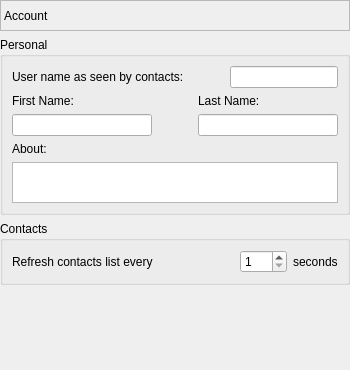
       <widget class="QWidget" name="pageAccount">
        <layout class="QVBoxLayout" name="verticalLayout_11">
         <property name="margin">
          <number>0</number>
         </property>
         <item>
          <widget class="QLabel" name="lblAccountPage">
           <property name="sizePolicy">
            <sizepolicy hsizetype="Preferred" vsizetype="Fixed">
             <horstretch>0</horstretch>
             <verstretch>0</verstretch>
            </sizepolicy>
           </property>
           <property name="minimumSize">
            <size>
             <width>0</width>
             <height>31</height>
            </size>
           </property>
           <property name="frameShape">
            <enum>QFrame::StyledPanel</enum>
           </property>
           <property name="frameShadow">
            <enum>QFrame::Sunken</enum>
           </property>
           <property name="text">
            <string>Account</string>
           </property>
          </widget>
         </item>
         <item>
          <widget class="QGroupBox" name="grpPersonal">
           <property name="title">
            <string>Personal</string>
           </property>
           <layout class="QVBoxLayout" name="verticalLayout_9">
            <item>
             <layout class="QHBoxLayout" name="horizontalLayout_4">
              <item>
               <widget class="QLabel" name="lblUserNameDesc">
                <property name="text">
                 <string>User name as seen by contacts:</string>
                </property>
               </widget>
              </item>
              <item>
               <spacer name="horizontalSpacer_2">
                <property name="orientation">
                 <enum>Qt::Horizontal</enum>
                </property>
                <property name="sizeHint" stdset="0">
                 <size>
                  <width>40</width>
                  <height>20</height>
                 </size>
                </property>
               </spacer>
              </item>
              <item>
               <widget class="QLineEdit" name="txtUserName"/>
              </item>
             </layout>
            </item>
            <item>
             <layout class="QHBoxLayout" name="horizontalLayout_5">
              <item>
               <layout class="QVBoxLayout" name="verticalLayout_6">
                <item>
                 <widget class="QLabel" name="lblFirstNameDesc">
                  <property name="text">
                   <string>First Name:</string>
                  </property>
                 </widget>
                </item>
                <item>
                 <widget class="QLineEdit" name="txtFirstName"/>
                </item>
               </layout>
              </item>
              <item>
               <spacer name="horizontalSpacer_3">
                <property name="orientation">
                 <enum>Qt::Horizontal</enum>
                </property>
                <property name="sizeType">
                 <enum>QSizePolicy::Minimum</enum>
                </property>
                <property name="sizeHint" stdset="0">
                 <size>
                  <width>40</width>
                  <height>20</height>
                 </size>
                </property>
               </spacer>
              </item>
              <item>
               <layout class="QVBoxLayout" name="verticalLayout_7">
                <item>
                 <widget class="QLabel" name="lblLastNameDesc">
                  <property name="text">
                   <string>Last Name:</string>
                  </property>
                 </widget>
                </item>
                <item>
                 <widget class="QLineEdit" name="txtLastName"/>
                </item>
               </layout>
              </item>
             </layout>
            </item>
            <item>
             <layout class="QVBoxLayout" name="verticalLayout_8">
              <item>
               <widget class="QLabel" name="lblAboutDesc">
                <property name="text">
                 <string>About:</string>
                </property>
               </widget>
              </item>
              <item>
               <widget class="QPlainTextEdit" name="txtAbout">
                <property name="sizePolicy">
                 <sizepolicy hsizetype="Expanding" vsizetype="Fixed">
                  <horstretch>0</horstretch>
                  <verstretch>0</verstretch>
                 </sizepolicy>
                </property>
                <property name="maximumSize">
                 <size>
                  <width>16777215</width>
                  <height>41</height>
                 </size>
                </property>
               </widget>
              </item>
             </layout>
            </item>
           </layout>
          </widget>
         </item>
         <item>
          <widget class="QGroupBox" name="grpContacts">
           <property name="title">
            <string>Contacts</string>
           </property>
           <layout class="QVBoxLayout" name="verticalLayout_10">
            <item>
             <layout class="QHBoxLayout" name="horizontalLayout_6">
              <item>
               <widget class="QLabel" name="lblRefreshTimeDesc">
                <property name="text">
                 <string>Refresh contacts list every</string>
                </property>
               </widget>
              </item>
              <item>
               <spacer name="horizontalSpacer_4">
                <property name="orientation">
                 <enum>Qt::Horizontal</enum>
                </property>
                <property name="sizeHint" stdset="0">
                 <size>
                  <width>40</width>
                  <height>20</height>
                 </size>
                </property>
               </spacer>
              </item>
              <item>
               <widget class="QSpinBox" name="spnRefreshTime">
                <property name="minimum">
                 <number>1</number>
                </property>
                <property name="maximum">
                 <number>600</number>
                </property>
               </widget>
              </item>
              <item>
               <widget class="QLabel" name="lblSecondsDesc">
                <property name="text">
                 <string>seconds</string>
                </property>
               </widget>
              </item>
             </layout>
            </item>
           </layout>
          </widget>
         </item>
         <item>
          <spacer name="verticalSpacer_2">
           <property name="orientation">
            <enum>Qt::Vertical</enum>
           </property>
           <property name="sizeHint" stdset="0">
            <size>
             <width>20</width>
             <height>85</height>
            </size>
           </property>
          </spacer>
         </item>
        </layout>
       </widget>
